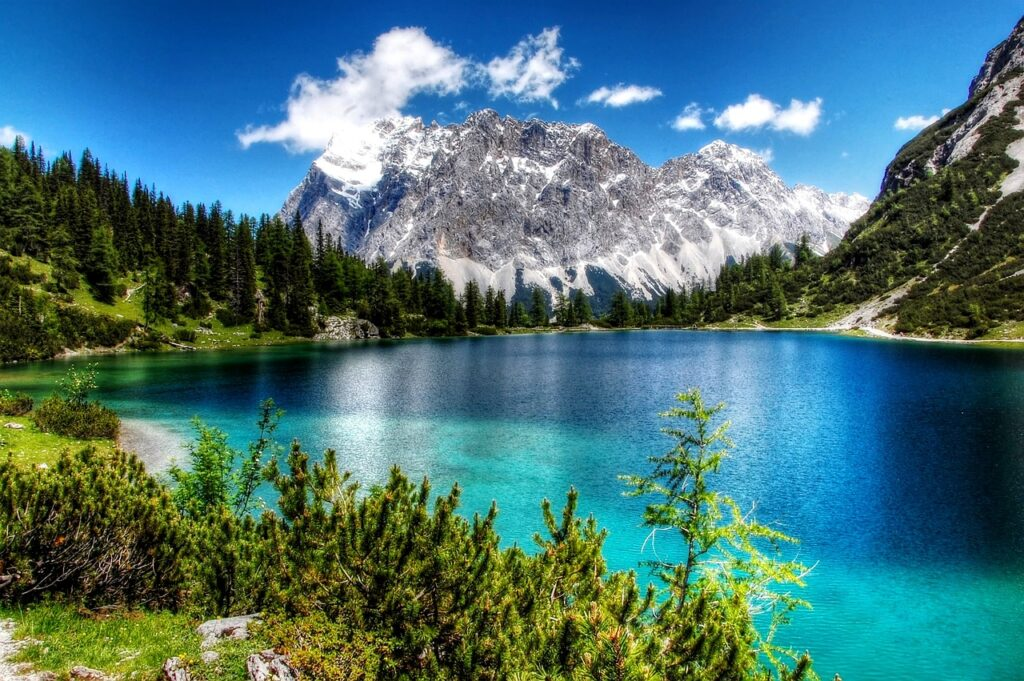
#> input picture 1_Simple_ImgProcessing/data/image.jpg, 1024 x 681 px
$ jupyter execute 1_basic_operations.ipynb   (older library calls are emulated)
#> lines starting #> are read from the running program, lines starting #| are printed output that depends on the picture; after the words box and inside, x2 and y2 are one past the last pixel; in counts of white or black regions, pixels touching at a corner belong together
# Master in Applied Artificial Intelligence

## Course: *Computer Vision for Images and Video*

### **2.2 Google Colab** - Simple_ImgProcessing

---

**Institution:** Tecnológico de Monterrey

**Instructors:** Gilberto Ochoa Ruiz, Ma. del Refugio Meléndez Alfaro

**Authors (Team XX):**

|  FULL NAME                   |     STUDENT ID    |
| :--------------------------: |:-----------------:|
| Alejandro Díaz Villagómez    |  A01276769        |
| Emiliano Saucedo Arriola     |  A01659258        |

**Date:** September 21st, 2025

---

# 1. Simple Image Operations

## Table of Contents
1. [Libraries](#libraries)
2. [Loading Images](#loading)
3. [Resizing Images](#resize)
4. [Negative Images](#negative)
5. [Logarithmic Transformation](#log)
6. [Image Binarizer](#bin)
7. [Image Quantizer](#quant)

## Importing Libraries <a class="anchor" id="libraries" ></a>

[cell 1]
from matplotlib import image as mpimg
import matplotlib.pyplot as plt
import numpy as np
import cv2

## Loading Images <a class="anchor" id="loading"></a>

[cell 2]
img1 = mpimg.imread('data/image.jpg')
#> img1 is the input picture: shape (681, 1024, 3); mean R, G, B 73, 115.1, 118.1
plt.imshow(img1)
print(type(img1))
#| <class 'numpy.ndarray'>

Look at the shape of this array:

[cell 3]
img1.shape
#> Out = (681, 1024, 3)

The image is actually composed of three "layers, or *channels*, for red, green, and blue (RGB) pixel intensities.

Display the same image but this time we'll use another popular Python library for working with images - **cv2**.

[cell 4]
img2 = cv2.imread('data/image.jpg')
plt.imshow(img2)
type(img2)

The trouble is that cv2 loads the array of image data with the channels ordered as blue, green, red (BGR) instead of red, green blue (RGB).

Let's fix that

[cell 5]
img2 = cv2.cvtColor(img2, cv2.COLOR_BGR2RGB)
print(plt.imshow(img2))
#| AxesImage(shape=(681, 1024, 3))

Lastly, one more commonly used library for image processing in Python we should consider - **PIL**:

[cell 6]
from PIL import Image
import matplotlib.pyplot as plt

img3 = Image.open('data/image.jpg')
plt.imshow(img3)
print(type(img3))
#| <class 'PIL.JpegImagePlugin.JpegImageFile'>

It's easy to convert a PIL JpegImageFile to a numpy array

[cell 7]
img3 = np.array(img3)
img3.shape
#> Out = (681, 1024, 3)

Saving a numpy array in an optimized format, should you need to persist images into storage

[cell 8]
# Save the image
np.save('data/img.npy', img3)

# Load the image
img3 = np.load('data/img.npy')

plt.imshow(img3)

## Resizing an Image <a class="anchor" id="resize"></a>
One of the most common manipulations of an image is to resize it.

Generally, we want to ensure that all of your training images have consistent dimensions.

[cell 9]
from PIL import Image, ImageOps

# Load the image array into a PIL Image
orig_img = Image.fromarray(img3)

# Get the image size
o_h, o_w = orig_img.size
#> o_h = 1024; o_w = 681
print('Original size:', o_h, 'x', o_w)
#| Original size: 1024 x 681

# We'll resize this so it's 200 x 200
target_size = (200,200)
new_img = orig_img.resize(target_size)
n_h, n_w = new_img.size
#> n_h = 200; n_w = 200
print('New size:', n_h, 'x', n_w)
#| New size: 200 x 200

# Show the original and resized images
# Create a figure
fig = plt.figure(figsize=(12, 12))

# Subplot for original image
a=fig.add_subplot(2,1,1)
imgplot = plt.imshow(orig_img)
a.set_title('Before')

# Subplot for resized image
a=fig.add_subplot(2,1,2)
imgplot = plt.imshow(new_img)
a.set_title('After')

plt.show()

If we want to resize the image and change its shape without distorting it, we'll need to *scale* the image so that its largest dimension fits our new desired size.

[cell 10]
# Get the image size
orig_height, orig_width = orig_img.size
#> orig_height = 1024; orig_width = 681
print('Original size:', orig_height, 'x', orig_width)
#| Original size: 1024 x 681

# We'll resize this so it's 200 x 200
target_size = (200,200)

# Scale the image to the new size using the thumbnail method
scaled_img = orig_img
scaled_img.thumbnail(target_size, Image.ANTIALIAS)
scaled_height, scaled_width = scaled_img.size
#> scaled_height = 200; scaled_width = 133
print('Scaled size:', scaled_height, 'x', scaled_width)
#| Scaled size: 200 x 133

# Create a new white image of the target size to be the background
new_img = Image.new("RGB", target_size, (255, 255, 255))
#> new_img: PIL image 200x200 RGB; every value is 255

# paste the scaled image into the center of the white background image
new_img.paste(scaled_img, (int((target_size[0] - scaled_img.size[0]) / 2), int((target_size[1] - scaled_img.size[1]) / 2)))
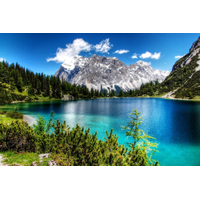
#> new_img: PIL image 200x200 RGB; mean R, G, B 134, 162, 164.1
new_height, new_width = new_img.size
#> new_height = 200
print('New size:', new_height, 'x', new_width)
#| New size: 200 x 200

# Show the original and resized images
# Create a figure
fig = plt.figure(figsize=(12, 12))

# Subplot for original image
a=fig.add_subplot(3,1,1)
imgplot = plt.imshow(orig_img)
a.set_title('Original')

# Subplot for scaled image
a=fig.add_subplot(3,1,2)
imgplot = plt.imshow(scaled_img)
a.set_title('Scaled')

# Subplot for resized image
a=fig.add_subplot(3,1,3)
imgplot = plt.imshow(new_img)
a.set_title('Resized')

plt.show()

## Negative Images <a class="anchor" id="negative"></a>

[cell 11]
orig_img = cv2.imread('data/image.jpg')
orig_img = cv2.cvtColor(orig_img, cv2.COLOR_BGR2RGB)
img_neg = 255 - orig_img
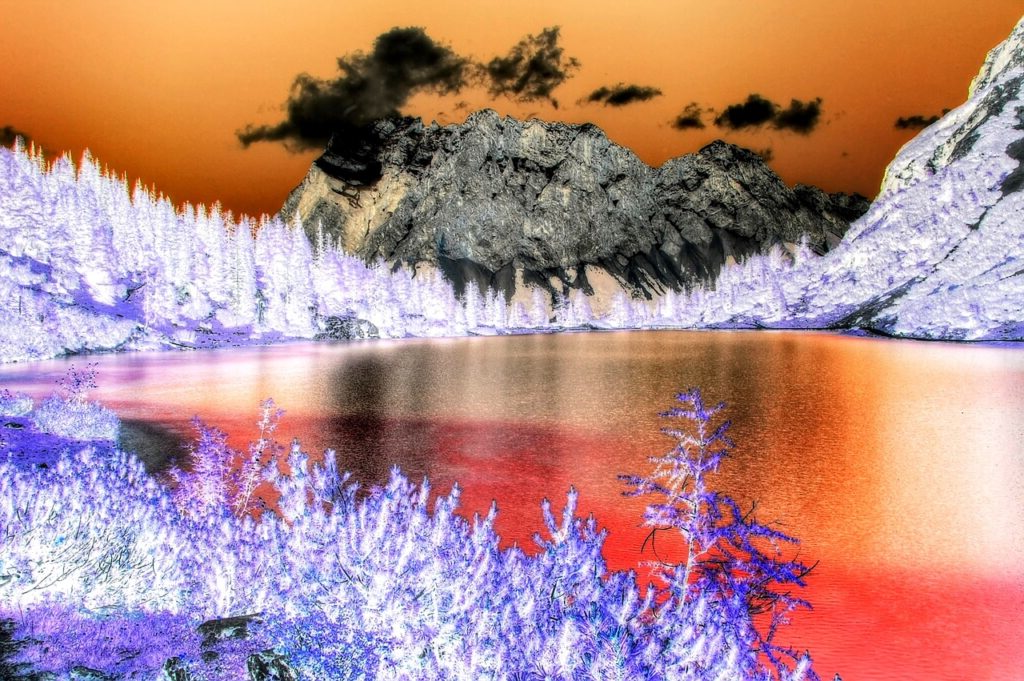
#> img_neg: shape (681, 1024, 3); mean R, G, B 182, 139.9, 136.9

[cell 12]
fig = plt.figure(figsize=(8, 8))

# Subplot for original image
a=fig.add_subplot(2,1,1)
imgplot = plt.imshow(orig_img)
a.set_title('Original')

a = fig.add_subplot(2,1,2)
imgplot = plt.imshow(img_neg)
a.set_title('Negative')

plt.show()

## Logarithmic Transformation <a class="anchor" id="log"></a>

$$
S = c * log (1 + r)
$$

where,
- $R$ = input pixel value
- $C$ = scaling constant and
- $S$ = output pixel value

The value of $c$ is chosen such that we get the maximum output value corresponding to the bit size used. So, the formula for calculating $c$  is as follows:

$c = 255 / (log (1 + $ max input pixel value $))$

[cell 13]
orig_img = cv2.imread('data/image.jpg')
orig_img = cv2.cvtColor(orig_img, cv2.COLOR_BGR2RGB)

# Apply log transformation method
c = 255 / np.log(1 + np.max(orig_img))
#> c = 45.99
log_img = c * (np.log(orig_img + 1))
#> log_img: shape (681, 1024, 3) float16; 0.59% of the values are NaN or infinite; the others: min 0, max 255, mean 190.4

# Specify the data type so that
# float value will be converted to int
log_img = np.array(log_img, dtype = np.uint8)
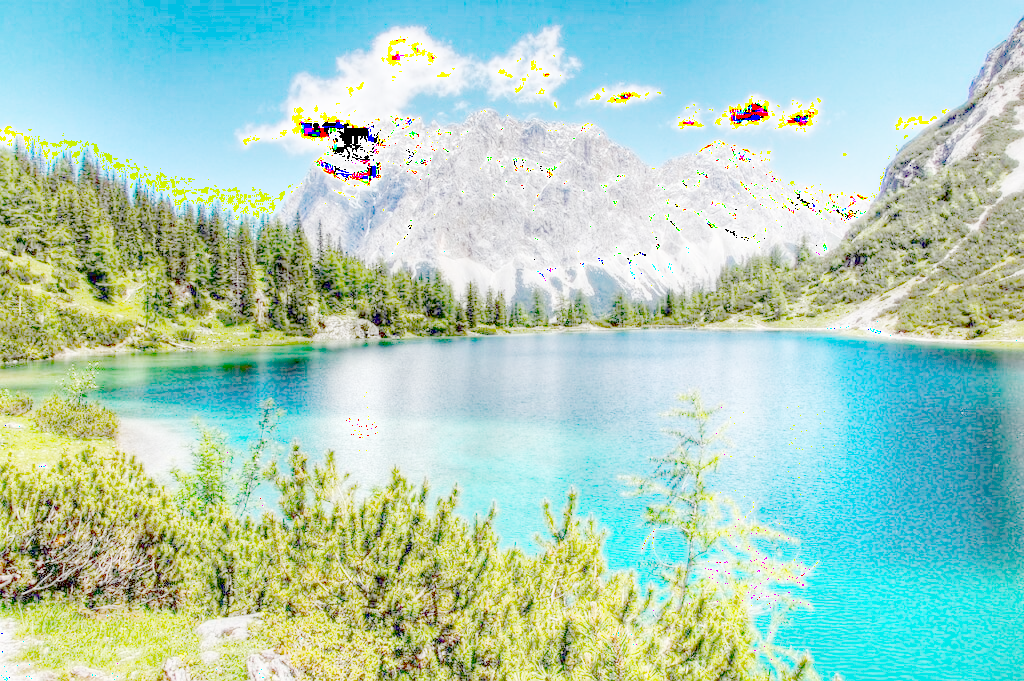
#> log_img: shape (681, 1024, 3); mean R, G, B 169.2, 207.3, 189.9

Log transformation of gives actual information by enhancing the image. If we apply this method in an image having higher pixel values then it will enhance the image more and actual information of the image will be lost.

[cell 14]
fig = plt.figure(figsize=(8, 8))

# Subplot for original image
a=fig.add_subplot(2,1,1)
imgplot = plt.imshow(orig_img)
a.set_title('Original')

a = fig.add_subplot(2,1,2)
imgplot = plt.imshow(log_img)
a.set_title('Logarithmic Image')

plt.show()

## Image Binarizer (Thresholding) <a class="anchor" id="bin"></a>

Binarize pixels (set pixel values to 0 or 1) according to a threshold.

[cell 15]
orig_img = cv2.imread('data/linear_gradient.png')
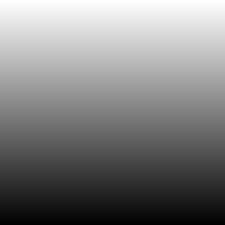
#> input picture 1_Simple_ImgProcessing/data/linear_gradient.png, 225 x 225 px
#> orig_img is the input picture: shape (225, 225, 3); min 0, max 254, mean 127.5
orig_img = cv2.cvtColor(orig_img, cv2.COLOR_BGR2RGB)

ret,thresh1 = cv2.threshold(orig_img,127,255,cv2.THRESH_BINARY)
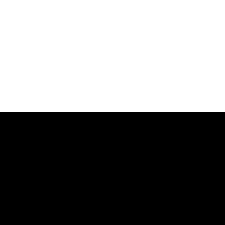
#> thresh1: shape (225, 225, 3); 49.8% white; 1 white region, box (x1, y1, x2, y2) and area: (0, 0, 225, 112) 25200
ret,thresh2 = cv2.threshold(orig_img,127,255,cv2.THRESH_BINARY_INV)
ret,thresh3 = cv2.threshold(orig_img,127,255,cv2.THRESH_TRUNC)
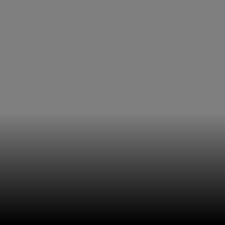
#> thresh3: shape (225, 225, 3); min 0, max 127, mean 95.3
ret,thresh4 = cv2.threshold(orig_img,127,255,cv2.THRESH_TOZERO)
ret,thresh5 = cv2.threshold(orig_img,127,255,cv2.THRESH_TOZERO_INV)
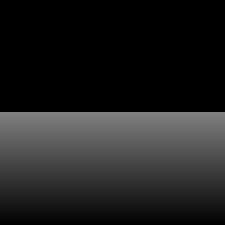
#> thresh5: shape (225, 225, 3); min 0, max 127, mean 32

titles = ['Original Image','BINARY','BINARY_INV','TRUNC','TOZERO','TOZERO_INV']
images = [orig_img, thresh1, thresh2, thresh3, thresh4, thresh5]
n = np.arange(6)

fig = plt.figure(figsize=(20, 8))
for i in n:
  plt.subplot(2,3,i+1), plt.imshow(images[i],'gray')
  plt.title(titles[i])

plt.show()

## Image Quantizer  <a class="anchor" id="quant"></a>

[cell 16]
orig_img = cv2.imread('data/image.jpg')

Z = orig_img.reshape((-1,3))

# convert to np.float32
Z = np.float32(Z)

# define criteria, number of clusters(K) and apply kmeans()
criteria = (cv2.TERM_CRITERIA_EPS + cv2.TERM_CRITERIA_MAX_ITER, 10, 1.0)
def colorQuant(Z, K, criteria):

#> called with Z = array of shape (697344, 3), K = 2, criteria = (3, 10, 1)
   ret,label,center=cv2.kmeans(Z,K,None,criteria,10,cv2.KMEANS_RANDOM_CENTERS)
#> ret = 4.84e+09; center = [[39.49, 64.86, 48.9], [183, 156.5, 92.8]]

   # Now convert back into uint8, and make original image
   center = np.uint8(center)
#> center = [[39, 64, 48], [183, 156, 92]]
   res = center[label.flatten()]
   res2 = res.reshape((orig_img.shape))
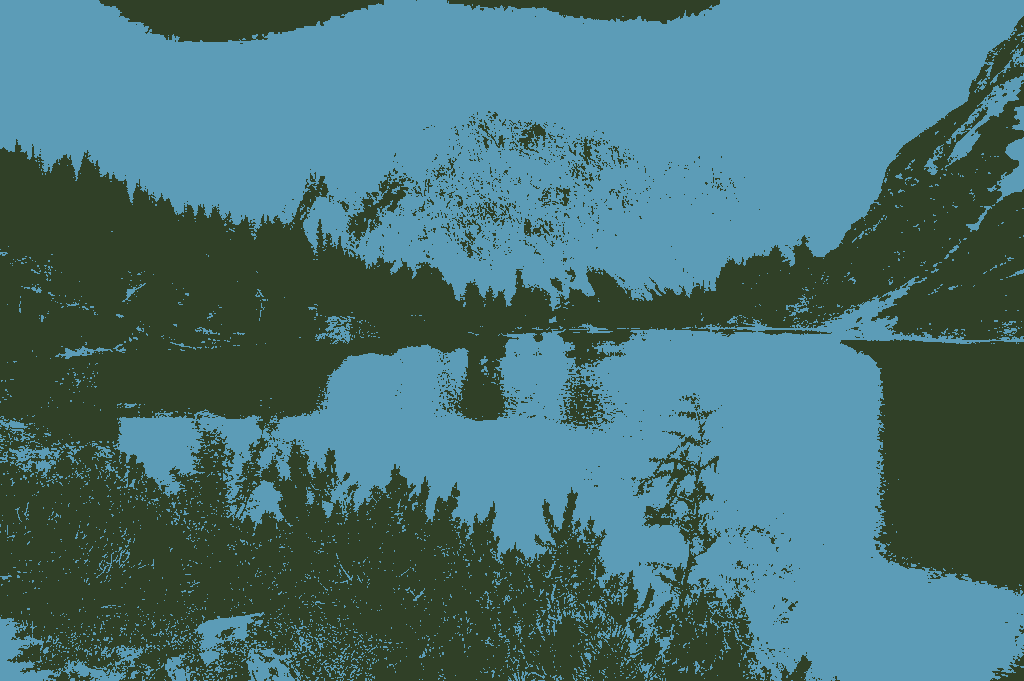
#> res2: shape (681, 1024, 3); mean B, G, R 117.9, 114.4, 72.1
   return res2
res1 = colorQuant(Z, 2, criteria)
res2 = colorQuant(Z, 5, criteria)
#> call 2 of colorQuant, with Z = array of shape (697344, 3), K = 5, criteria = (3, 10, 1)
#> in colorQuant (call 2), `ret,label,center=cv2.kmeans(Z,K,None,criteria,10,cv2.KMEANS_RANDOM_CEN..`: ret = 1.65e+09; center = [[22.55, 43.52, 32.99], [69.37, 126.7, 115.6], [203.8, 200.9, 187.2], [202.1, 158.9, 55.21], [153.1, 97.18, 20.04]]
#> in colorQuant (call 2), `center = np.uint8(center)`: center = [[22, 43, 32], [69, 126, 115], [203, 200, 187], [202, 158, 55], [153, 97, 20]]
#> in colorQuant (call 2), `res2 = res.reshape((orig_img.shape))`:
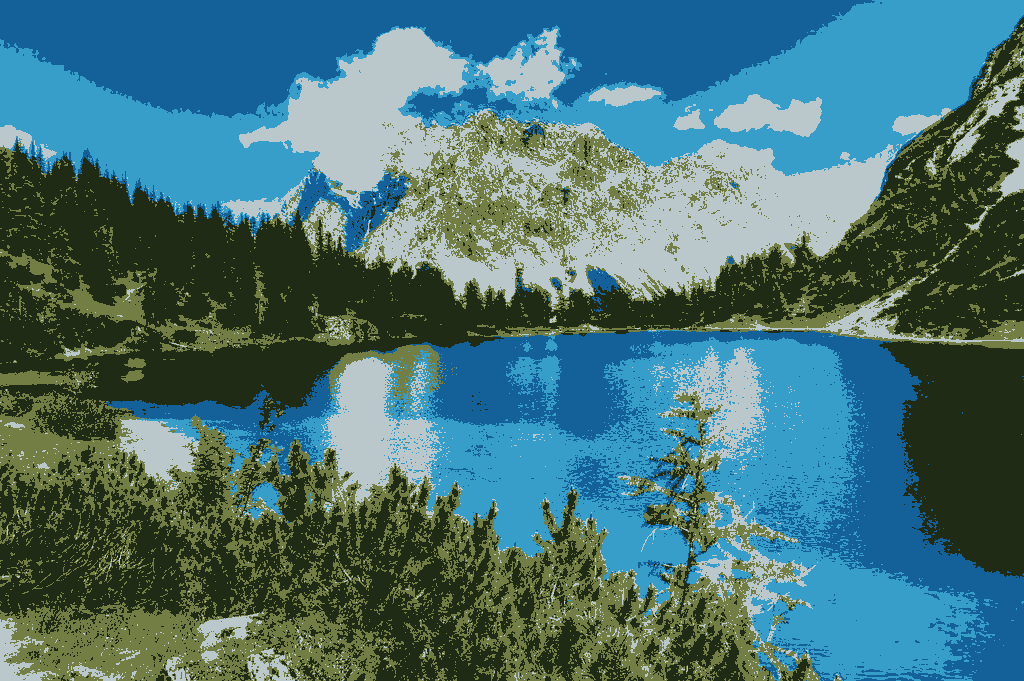
#> res2: shape (681, 1024, 3); mean B, G, R 117.7, 114.5, 72.5
res3 = colorQuant(Z, 8, criteria)

fig = plt.figure(figsize=(12, 8))

plt.subplot(221),plt.imshow(cv2.cvtColor(orig_img, cv2.COLOR_BGR2RGB))
plt.title('Original Image')

plt.subplot(222),plt.imshow(cv2.cvtColor(res1, cv2.COLOR_BGR2RGB))
plt.title('K=2')

plt.subplot(223),plt.imshow(cv2.cvtColor(res2, cv2.COLOR_BGR2RGB))
plt.title('K=4')

plt.subplot(224),plt.imshow(cv2.cvtColor(res3, cv2.COLOR_BGR2RGB))
plt.title('K=8')

plt.show()
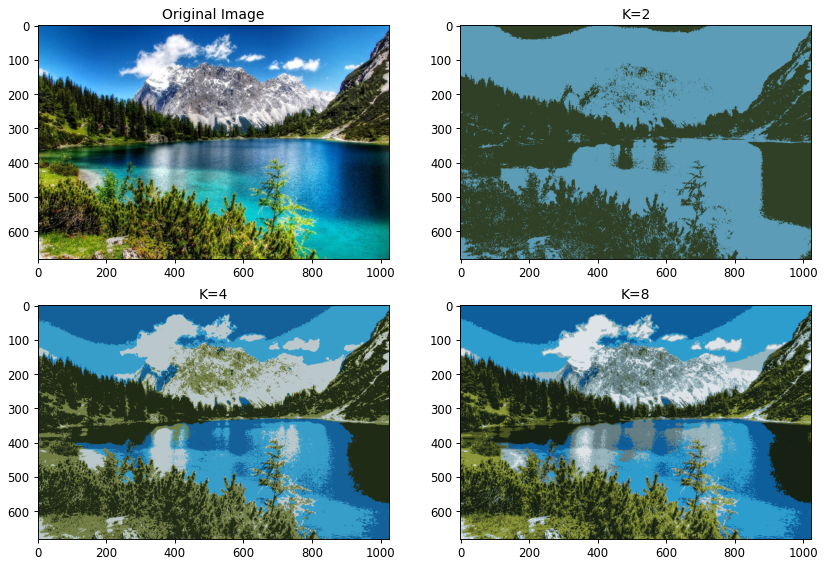
#> figure drawn by matplotlib, 4 panels
